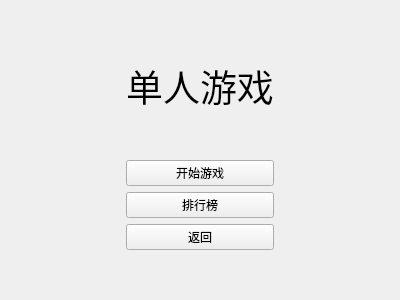
<?xml version="1.0" encoding="UTF-8"?>
<ui version="4.0">
 <class>SingleMainMenu</class>
 <widget class="QWidget" name="SingleMainMenu">
  <property name="geometry">
   <rect>
    <x>0</x>
    <y>0</y>
    <width>400</width>
    <height>300</height>
   </rect>
  </property>
  <property name="windowTitle">
   <string>Form</string>
  </property>
  <layout class="QGridLayout" name="gridLayout">
   <item row="0" column="3">
    <spacer name="horizontalSpacer">
     <property name="orientation">
      <enum>Qt::Horizontal</enum>
     </property>
     <property name="sizeType">
      <enum>QSizePolicy::Fixed</enum>
     </property>
     <property name="sizeHint" stdset="0">
      <size>
       <width>40</width>
       <height>20</height>
      </size>
     </property>
    </spacer>
   </item>
   <item row="0" column="2">
    <widget class="QWidget" name="singleMenuWidget" native="true">
     <layout class="QGridLayout" name="gridLayout_2">
      <item row="1" column="1">
       <widget class="QLabel" name="label">
        <property name="enabled">
         <bool>true</bool>
        </property>
        <property name="text">
         <string>&lt;html&gt;&lt;head/&gt;&lt;body&gt;&lt;p&gt;&lt;span style=&quot; font-size:28pt;&quot;&gt;单人游戏&lt;/span&gt;&lt;/p&gt;&lt;/body&gt;&lt;/html&gt;</string>
        </property>
        <property name="alignment">
         <set>Qt::AlignCenter</set>
        </property>
       </widget>
      </item>
      <item row="3" column="0">
       <spacer name="horizontalSpacer_3">
        <property name="orientation">
         <enum>Qt::Horizontal</enum>
        </property>
        <property name="sizeType">
         <enum>QSizePolicy::Expanding</enum>
        </property>
        <property name="sizeHint" stdset="0">
         <size>
          <width>40</width>
          <height>20</height>
         </size>
        </property>
       </spacer>
      </item>
      <item row="7" column="1">
       <spacer name="verticalSpacer">
        <property name="orientation">
         <enum>Qt::Vertical</enum>
        </property>
        <property name="sizeType">
         <enum>QSizePolicy::Preferred</enum>
        </property>
        <property name="sizeHint" stdset="0">
         <size>
          <width>20</width>
          <height>30</height>
         </size>
        </property>
       </spacer>
      </item>
      <item row="2" column="1">
       <spacer name="verticalSpacer_4">
        <property name="orientation">
         <enum>Qt::Vertical</enum>
        </property>
        <property name="sizeType">
         <enum>QSizePolicy::Preferred</enum>
        </property>
        <property name="sizeHint" stdset="0">
         <size>
          <width>20</width>
          <height>27</height>
         </size>
        </property>
       </spacer>
      </item>
      <item row="0" column="1">
       <spacer name="verticalSpacer_2">
        <property name="orientation">
         <enum>Qt::Vertical</enum>
        </property>
        <property name="sizeType">
         <enum>QSizePolicy::Preferred</enum>
        </property>
        <property name="sizeHint" stdset="0">
         <size>
          <width>20</width>
          <height>27</height>
         </size>
        </property>
       </spacer>
      </item>
      <item row="3" column="1">
       <widget class="QPushButton" name="startBtn">
        <property name="sizePolicy">
         <sizepolicy hsizetype="Preferred" vsizetype="Fixed">
          <horstretch>0</horstretch>
          <verstretch>0</verstretch>
         </sizepolicy>
        </property>
        <property name="text">
         <string>开始游戏</string>
        </property>
       </widget>
      </item>
      <item row="3" column="2">
       <spacer name="horizontalSpacer_4">
        <property name="orientation">
         <enum>Qt::Horizontal</enum>
        </property>
        <property name="sizeHint" stdset="0">
         <size>
          <width>40</width>
          <height>20</height>
         </size>
        </property>
       </spacer>
      </item>
      <item row="6" column="1">
       <widget class="QPushButton" name="returnBtn">
        <property name="text">
         <string>返回</string>
        </property>
       </widget>
      </item>
      <item row="5" column="1">
       <widget class="QPushButton" name="rankBtn">
        <property name="text">
         <string>排行榜</string>
        </property>
       </widget>
      </item>
     </layout>
    </widget>
   </item>
   <item row="0" column="1">
    <spacer name="horizontalSpacer_2">
     <property name="orientation">
      <enum>Qt::Horizontal</enum>
     </property>
     <property name="sizeType">
      <enum>QSizePolicy::Fixed</enum>
     </property>
     <property name="sizeHint" stdset="0">
      <size>
       <width>40</width>
       <height>20</height>
      </size>
     </property>
    </spacer>
   </item>
  </layout>
 </widget>
 <resources/>
 <connections/>
</ui>
